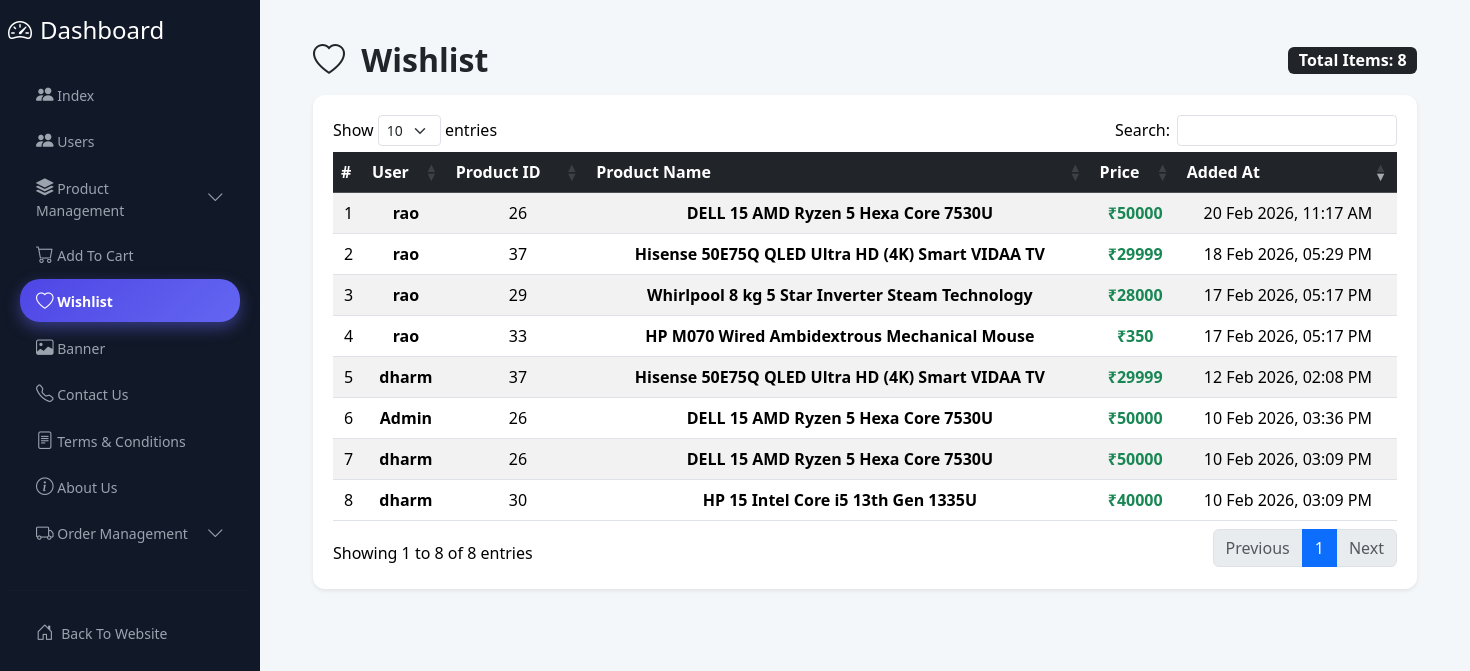
/dashboard/dashboard/wishlist/, run on an earlier commit of the app's database.
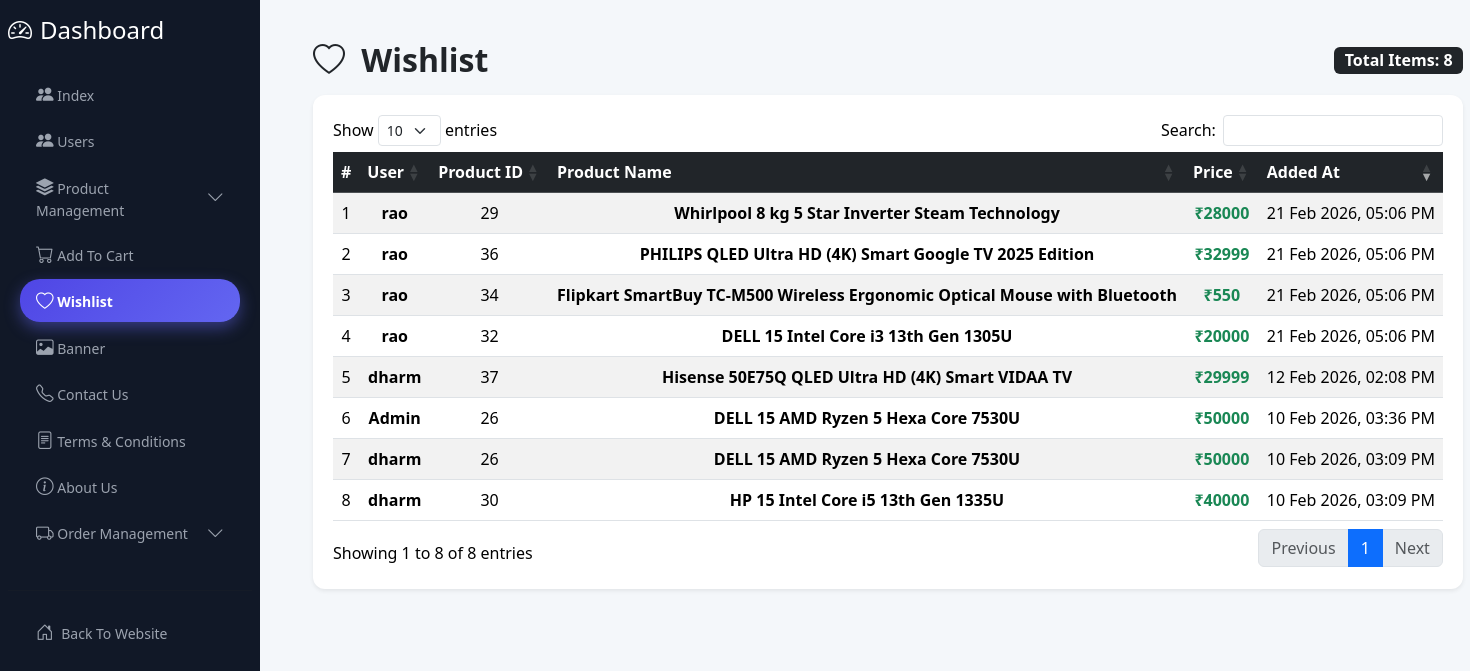
And on a later commit of the database.
### cart/models.py (models this page shows, shortened)
class Wishlist(BaseModel):
    user = models.ForeignKey(settings.AUTH_USER_MODEL, on_delete=models.CASCADE)
    product = models.ForeignKey(Product, on_delete=models.CASCADE)
    class Meta:
        unique_together = ('user', 'product')

### users/models.py (models this page shows, shortened)
class BaseModel(models.Model):
    created_at = models.DateTimeField(auto_now_add=True,null=True)
    updated_at = models.DateTimeField(auto_now=True)
    class Meta:
        abstract = True

class User(BaseModel, AbstractUser):
    ROLE_CHOICES = (('admin', 'Admin'),('customer', 'Customer'),)
    role = models.CharField(max_length=20,choices=ROLE_CHOICES,default='customer')
    contact_number = models.CharField(max_length=15,blank=True,null=True,unique=True)
    address = models.TextField(blank=True, null=True)

### product/models.py (models this page shows, shortened)
class Product(models.Model):
    sub_category = models.ForeignKey(SubCategory,on_delete=models.CASCADE,related_name="products",null=True,blank=True)
    name = models.CharField(max_length=150)
    price = models.IntegerField()
    discount = models.PositiveIntegerField()
    stock = models.PositiveIntegerField(default=0)
    screen_size = models.CharField(max_length=50, blank=True, null=True)
    ram = models.CharField(max_length=50, blank=True, null=True)
    rom = models.CharField(max_length=50, blank=True, null=True)
    refresh_rate = models.CharField(max_length=30, blank=True, null=True)
    memory = models.CharField(max_length=50, blank=True, null=True)
    created_at = models.DateTimeField(auto_now_add=True,null=True)
    updated_at = models.DateTimeField(auto_now=True)

### dashboard/views.py (the view)
# urls.py: path("dashboard/wishlist/", WishlistDashboardView.as_view(), name="wishlist_dashboard"),
class WishlistDashboardView(ListView):
    model = Wishlist
    template_name = "dashboard/wishlist.html"
    context_object_name = "wishlist_items"
    def get_queryset(self):
        return (
            Wishlist.objects
            .select_related("user", "product")
            .order_by("-created_at")
        )

### cart/context_processors.py (called while the page is built)
def cart_count(request):
    if request.user.is_authenticated:
        count = Cart.objects.filter(user=request.user).aggregate(
            total=models.Sum("quantity")
        )["total"] or 0
        return {"cart_count": count}
    return {"cart_count": 0}

### product/context_processors.py (called while the page is built)
def category_context(request):
    return {
        'header_categories': Category.objects.all().prefetch_related('subcategories')
    }

### template/dashboard/wishlist.html (shortened to what this page needs)
{% extends "dashboard/base.html" %}
{% block content %}
<div class="container-fluid">
  <div class="d-flex justify-content-between align-items-center mb-3">
    <h2 class="fw-bold mb-0">
      <i class="bi bi-heart me-2"></i> Wishlist
    </h2>
    <span class="badge bg-dark fs-6">
      Total Items: {{ wishlist_items|length }}
    </span>
  </div>
  <div class="card shadow-sm border-0">
    <div class="card-body p-0">
      <div id="wishlist-table-wrapper" class="table-responsive">
        <table
          id="wishlistTable"
          class="table table-striped table-hover mb-0 text-center align-middle nowrap"
          style="width:100%"
        >
          <thead class="table-dark">
            <tr>
              <th>#</th>
              <th>User</th>
              <th>Product ID</th>
              <th>Product Name</th>
              <th>Price</th>
              <th>Added At</th>
            </tr>
          </thead>
          <tbody>
            {% for item in wishlist_items %}
            <tr>
              <td>{{ forloop.counter }}</td>
              <td class="fw-semibold">
                {{ item.user.username }}
              </td>
              <td>{{ item.product.id }}</td>
              <td class="fw-semibold">
                {{ item.product.name }}
              </td>
              <td class="text-success fw-bold">
                ₹{{ item.product.price }}
              </td>
              <td>
                {{ item.created_at|date:"d M Y, h:i A" }}
              </td>
            </tr>
            {% empty %}
            <tr>
              <td colspan="6" class="text-muted py-4">
                No wishlist items found
              </td>
            </tr>
            {% endfor %}
          </tbody>
        </table>
      </div>
    </div>
  </div>
</div>
{% endblock content %}

### template/dashboard/base.html (shortened to what this page needs)
{% load static %}
<!doctype html>
<html lang="en">
<head>
  <link
    href="https://cdn.jsdelivr.net/npm/bootstrap@5.3.8/dist/css/bootstrap.min.css"
    rel="stylesheet"
  />
  <link
    rel="stylesheet"
    href="https://cdn.jsdelivr.net/npm/bootstrap-icons@1.13.1/font/bootstrap-icons.min.css"
  />
  <link
    rel="stylesheet"
    href="https://cdn.datatables.net/1.13.8/css/dataTables.bootstrap5.min.css"
  />
  <link
    rel="stylesheet"
    href="https://cdn.datatables.net/responsive/2.5.0/css/responsive.bootstrap5.min.css"
  />
  <link rel="stylesheet" href="{% static 'dashboard/css/style.css' %}" />
</head>
<body>
  <div class="main-container d-flex">
    {% include "dashboard/sidebar.html" %}
    <div class="content flex-grow-1">
      <div class="p-3">
        {% block content %}{% endblock %}
      </div>
    </div>
  </div>
  <div class="toast-container position-fixed top-0 end-0 p-3" style="z-index:1100">
  </div>
</body>
</html>

### template/dashboard/sidebar.html (shortened to what this page needs)
<div class="sidebar" id="side_nav">
    <div class="header-box px-2 pt-3 pb-4 d-flex justify-content-between">
        <h1 class="fs-4 mb-0">
            <span class="text-white">
                <i class="bi bi-speedometer2 me-2"></i>Dashboard
            </span>
        </h1>
    </div>
    <ul class="list-unstyled px-2">
        <li class="{% if request.resolver_match.url_name == 'dashboard_index' %}active{% endif %}">
            <a href="{% url 'dashboard_index' %}" class="text-decoration-none px-3 py-2 d-block">
                <i class="bi bi-people-fill"></i> Index
            </a>
        </li>
        <li class="{% if request.resolver_match.url_name == 'user_list' %}active{% endif %}">
            <a href="{% url 'user_list' %}" class="text-decoration-none px-3 py-2 d-block">
                <i class="bi bi-people-fill"></i> Users
            </a>
        </li>
        {% with current=request.resolver_match.url_name %}
        <li class="dropdown">
            <a href="#"
            class="text-decoration-none px-3 py-2 d-block d-flex justify-content-between"
            data-bs-toggle="collapse"
            data-bs-target="#categoryMenu"
            aria-expanded="{% if current in 'categoery_list subcategory_list product_list' %}true{% else %}false{% endif %}">
                <span>
                    <i class="bi bi-stack"></i> Product Management
                </span>
                <i class="bi bi-chevron-down"></i>
            </a>
        </li>
        {% endwith %}
        <li class="{% if request.resolver_match.url_name == 'cart_dashboard' %}active{% endif %}">
            <a href="{% url 'cart_dashboard' %}" class="text-decoration-none px-3 py-2 d-block">
                <i class="bi bi-cart"></i> Add To Cart
            </a>
        </li>
        <li class="{% if request.resolver_match.url_name == 'wishlist_dashboard' %}active{% endif %}">
            <a href="{% url 'wishlist_dashboard' %}" class="text-decoration-none px-3 py-2 d-block">
                <i class="bi bi-heart"></i> Wishlist
            </a>
        </li>
        <li class="{% if request.resolver_match.url_name == 'banner' %}active{% endif %}">
            <a href="{% url 'banner' %}" class="text-decoration-none px-3 py-2 d-block">
                <i class="bi bi-image"></i> Banner
            </a>
        </li>
        <li class="{% if request.resolver_match.url_name == 'contactus' %}active{% endif %}">
            <a href="{% url 'contactus' %}" class="text-decoration-none px-3 py-2 d-block">
                <i class="bi bi-telephone"></i> Contact Us
            </a>
        </li>
        <li class="{% if request.resolver_match.url_name == 'terms_edit' %}active{% endif %}">
            <a href="{% url 'terms_edit' %}" class="text-decoration-none px-3 py-2 d-block">
                <i class="bi bi-file-text"></i> Terms & Conditions
            </a>
        </li>
        <li class="{% if request.resolver_match.url_name == 'about_edit' %}active{% endif %}">
            <a href="{% url 'about_edit' %}" class="text-decoration-none px-3 py-2 d-block">
                <i class="bi bi-info-circle"></i> About Us
            </a>
        </li>
<li class="dropdown">
    <a href="#"
       class="text-decoration-none px-3 py-2 d-block d-flex justify-content-between"
       data-bs-toggle="collapse"
       data-bs-target="#orderMenu"
       aria-expanded="{% if current in 'admin_order_list admin_cancelled_orders' %}true{% else %}false{% endif %}">
        <span>
            <i class="bi bi-truck"></i> Order Management
        </span>
        <i class="bi bi-chevron-down"></i>
    </a>
</li>
    </ul>
    <hr class="h-color mx-2">
    <ul class="list-unstyled px-2">
        <li>
            <a href="/" class="text-decoration-none px-3 py-2 d-block">
                <i class="bi bi-house-door me-1"></i> Back To Website
            </a>
        </li>
    </ul>
</div>

### static/dashboard/css/style.css (style rules this page uses)
:root { --sidebar-width: 260px; --bg-main: #f3f4f6; --side-bg: #111827; --accent: #6366f1; --text-light: #9ca3af; --transition: all 0.3s cubic-bezier(0.4, 0, 0.2, 1); }
body { background-color: var(--bg-main); font-family: 'Inter', system-ui, -apple-system, sans-serif; margin: 0; }
.main-container { display: flex; min-height: 100vh; }
#side_nav { min-width: var(--sidebar-width); max-width: var(--sidebar-width); background: var(--side-bg); transition: var(--transition); display: flex; flex-direction: column; z-index: 1100; }
.content { flex-grow: 1; padding: 25px; width: 100%; }
.sidebar li { margin: 4px 12px; }
.sidebar li a { color: var(--text-light); font-size: 14px; font-weight: 500; border-radius: 8px; transition: var(--transition); display: flex; align-items: center; gap: 12px; }
.sidebar li a i { font-size: 1.1rem; }
.sidebar li.active { background: linear-gradient( 135deg, #4f46e5, #6366f1 ); box-shadow: 0 6px 16px rgba(99, 102, 241, 0.45); border-radius: 20px; }
.sidebar li.active a { color: #ffffff !important; font-weight: 600; }
.sidebar li.active a { color: #fff !important; }
.card { background: #fff; border: none; border-radius: 16px; padding: 24px; box-shadow: 0 10px 15px -3px rgba(0, 0, 0, 0.1); transition: var(--transition); }
.card-body { padding: 15px; }
.card { background: #ffffff; color: #000; padding: 20px; border-radius: 12px; box-shadow: 0 8px 20px rgba(0, 0, 0, 0.1); transition: transform 0.3s ease; }
:root { --primary-blue: #2874f0; --bg-light: #f4f7fa; --text-muted: #6c757d; }
body { background-color: var(--bg-light); font-family: 'Segoe UI', Tahoma, Geneva, Verdana, sans-serif; }

### template/dashboard/wishlist.html (style rules this page uses)
#wishlist-table-wrapper { max-height: 500px; overflow: auto; }

What changed in the data, as far as the page shows it:
removed Wishlist: user.username "rao", product.id "26", product.name "DELL 15 AMD Ryzen 5 Hexa Core 7530U", product.price "50000", created_at "20 Feb 2026, 11:17 AM"
removed Wishlist: user.username "rao", product.id "37", product.name "Hisense 50E75Q QLED Ultra HD (4K) Smart VIDAA TV", product.price "29999", created_at "18 Feb 2026, 05:29 PM"
removed Wishlist: user.username "rao", product.id "29", product.name "Whirlpool 8 kg 5 Star Inverter Steam Technology", product.price "28000", created_at "17 Feb 2026, 05:17 PM"
removed Wishlist: user.username "rao", product.id "33", product.name "HP M070 Wired Ambidextrous Mechanical Mouse", product.price "350", created_at "17 Feb 2026, 05:17 PM"
added Wishlist: user.username "rao", product.id "29", product.name "Whirlpool 8 kg 5 Star Inverter Steam Technology", product.price "28000", created_at "21 Feb 2026, 05:06 PM"
added Wishlist: user.username "rao", product.id "36", product.name "PHILIPS QLED Ultra HD (4K) Smart Google TV 2025 Edition", product.price "32999", created_at "21 Feb 2026, 05:06 PM"
added Wishlist: user.username "rao", product.id "34", product.name "Flipkart SmartBuy TC-M500 Wireless Ergonomic Optical Mouse with Bluetooth", product.price "550", created_at "21 Feb 2026, 05:06 PM"
added Wishlist: user.username "rao", product.id "32", product.name "DELL 15 Intel Core i3 13th Gen 1305U", product.price "20000", created_at "21 Feb 2026, 05:06 PM"
